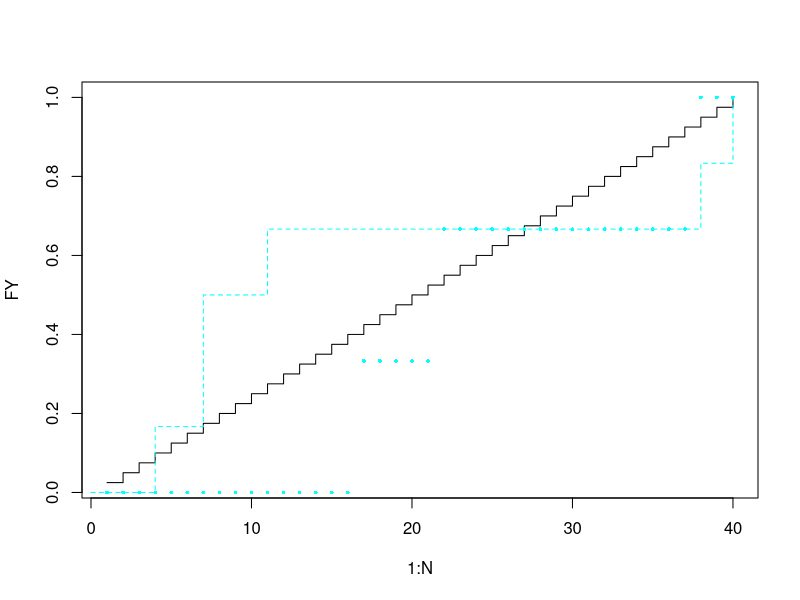
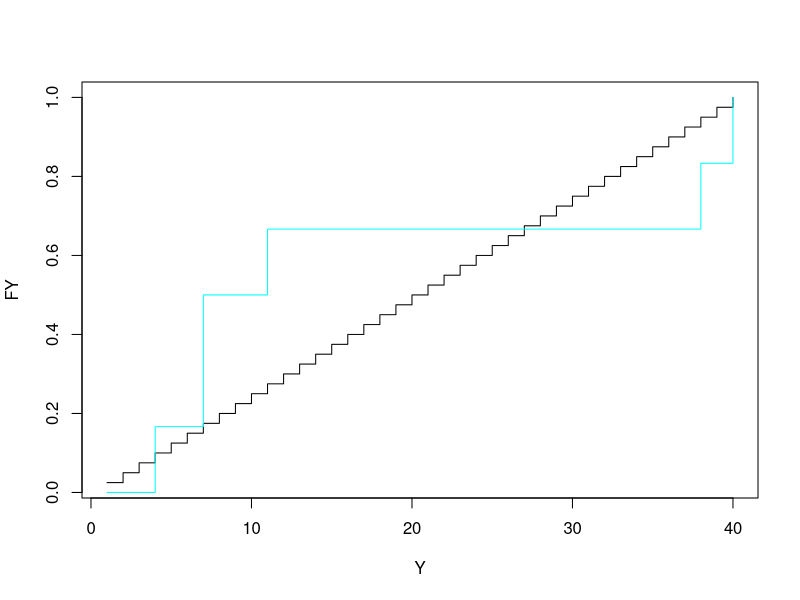
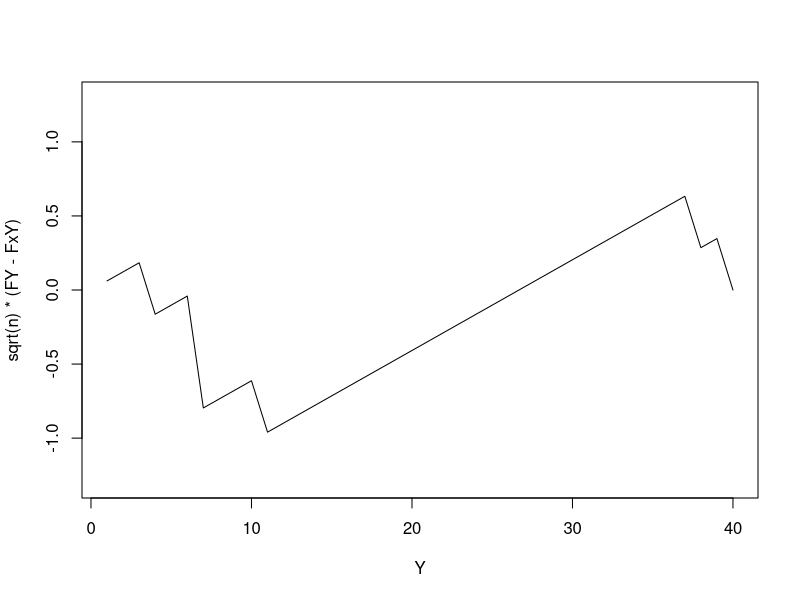
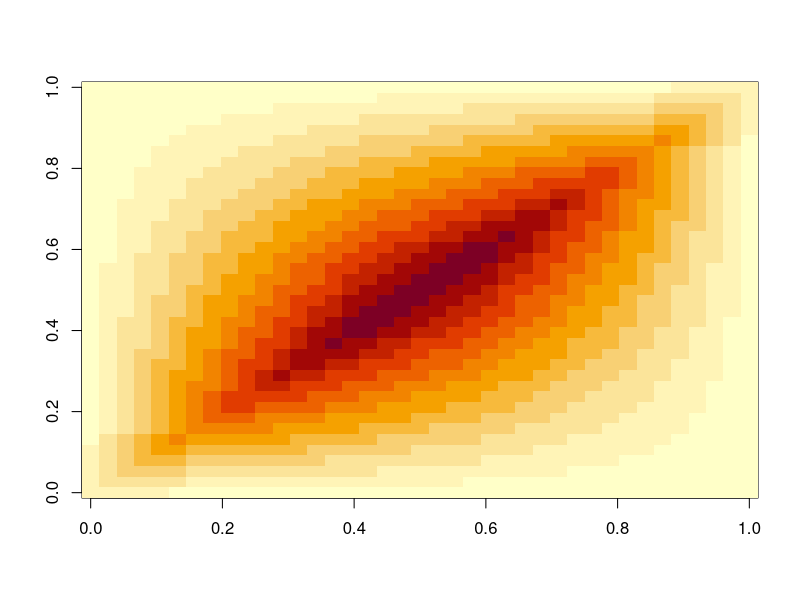

These figures' R source, in order: (Note: this script raises an error after producing the figures.)
 # use the Browninan Bridge likelihood for the empirical distribution Fn
 # to motivate a likelihood for an iid sample u_1,...,u_n

 # Donsker's Thm: sqrt(n)(Fn - F) -> GP(mean=0,Cov(s,t)) with
 # Cov(s,t) = min(s,t)-s*t.
 # This GP lives over (0,1);
 # F(Y) is cumsum(1:N)/N -- ie. mass 1/N for each pop member
 # We observe u[1],...,u[n] iid ~ F(u) =d disc(Y,prob=rep(1/N,N))
 
 # For this file, we'll only look at the locations u_1,...,u_n from
 # our iid sample from disc(Y,prob=rep(1/N,N))

 # population size
N = 40
Y = 1:N
FY = cumsum(rep(1,N))/N
plot(1:N,FY,type='s')

 # sample size n
n = 6
x = 1:n  # a crummy sample
x = round(seq(1,N,length=n))
x = sort(sample(Y,n,replace=T))
lines(c(0,x,N),c(0,(1:n)/n,1),type='s',col='cyan',lty=2)


 # source in the file unifPopDraws.R to produce some prior draws of Y
 # Here the population size is N=41; we have 10000 draws from 3 different
 # priors: u1 (neff = 41); u2 (neff=400); u3 (neff=.01)
# source('~/Dave/Research/PopInf/unifPopDraws.R')
 # population size
# N = nrow(u1)
 # number of draws from the prior
# NMC = ncol(u1)


 # make a function to evaluate F(Y) (which is determined by y and emp dist Fy)
Feval <- function(Y,y,Fy=seq(1,length=length(y))/length(y)){
  # evaluate the distribution F(.) of the population at values u
  cumprobs <- c(0,Fy)
  approx(c(-9e99,y),cumprobs,xout=Y,method="constant",rule=2,ties = list("ordered", max))$y
}

 # try it out
# evaluate the empirical Fy at all values of the pop Y
Feval(1:N,c(17,22,38))
points(1:N,Feval(1:N,c(17,22,38)),pch=16,cex=.5,col='cyan')

 # evaluate the pop Y under the true dist FY 
FY = Feval(Y,Y)
 # evaluate the pop Y under the sample emp dist Fy
FxY = Feval(Y,x)

 # plot the two distributions
plot(Y,FY,type='s')
lines(Y,FxY,type='s',col='cyan')

 # plot their difference
plot(Y,sqrt(n)*(FY-FxY),type='l',ylim=c(-1.3,1.3))

 # this thing follows a brownian bridge distribution

 # now a function to make the Brownian Bridge covariance
bbCov <- function(p){
  # make the Brownian Bridge covariance at locations given by p
  # assume p is ordered
  outer(p,p,FUN="pmin") - outer(p,p,FUN="*")
}
# look at the precision matrix. It is a random walk with the ends
# tied to 0 with variance 1.  Interior increments are N(0,1); the
# ends (1st and last elements) are also N(0,1).
solve(bbCov((1:5)/6))/6

 # try it out
bbCov(c(.1,.5,.9))
image(bbCov(FY[-N]))
range(diag(bbCov(FY[-N])))
 # build the N-1 x N-1 cov matrix
CYbb = bbCov(FY[-N])

 # use mvtnorm to evaluate the multivariate normal density
library(mvtnorm)

 # evaluate the density of FxY | FY
dmvnorm(FY[-N], FxY[-N], (1/n)*CYbb, log=TRUE)

evalLogLike <- function(y,Y){
  # evaluates the log likelihood of the sample y ~ iid(Y)
  FY = Feval(Y,Y)
  FyY = Feval(Y,y)
  # browser()
  # ynew = c(6,12,18,24,32,38)-2; y=ynew  # a very even sample
  # FyY = Feval(Y,y)
  N = length(Y); n = length(y)
  # dd = FY-FyY
  # sum((FY-FyY)^2)
   # manual sum of squares
  # sum(diff(FY-FyY)^2) + (FY[1]-FyY[1])^2 + (FY[N]-FyY[N])^2
  # sum(diff(c(0,dd,0))^2)*N*n
  CYbb = bbCov((1:(N-1))/N)
  # solve(bbCov((1:5)/6))/6
  # t(dd[-N])%*%solve(CYbb)%*%dd[-N]*n # this matches the manual version above
  # dmvnorm(dd[-N], sigma=(1/n)*CYbb, log=TRUE)
  dmvnorm(FY[-N]-FyY[-N], sigma=(1/n)*CYbb, log=TRUE)
}

for(k in seq(-5,5,by=1)){
  ll = evalLogLike(x+0,Y+k)
  print(ll)
}
## Wow!  Each population has exactly the same likelihood if the
## sample (or population) is shifted.

## This is also the case if we just look at different draws, the likelihood
## depends only on n
for(k in seq(-5,5,by=1)){
  x = sort(sample(Y,n,replace=F))
  ll = evalLogLike(x+0,Y+0)
  print(ll)
}

exit()

######---------------#####
 # suppose we observe n=3 u's:
n = 3;
uobs = c(.1,.11,.12)  # not very consistent with neff=400 ==> big likelihood
uobs = c(.25,.5,.75)  # very consistent with neff=400 ==> small likelihood
Fnuobs = (1:n)/n
 # evaluate F at the u values (we'll use F for pop=u2[,666])
Fuobs = Feval(uobs,u2[,666])
 # get the brownian bridge covariance
SigF = bbCov(Fuobs)
 # compute the likelihood of uobs|Y=u2[,666]
dmvnorm(Fnuobs, Fuobs, SigF, log=TRUE)

 # now, let's compute importance weights for all of the prior
 # draws u1, u2, or u3.  The likelihood is L(uobs|Y=y)

 # initialize weight vectors
w1 = rep(NA,NMC)
w2 = rep(NA,NMC)
w3 = rep(NA,NMC)

uobs = sort(runif(10))
uobs = seq(.1,.9,by=.1)  # very consistent with neff=400 ==> small likelihood
uobs = c(.1,.11,.12,.2,.22)
uobs = c(.25,.5,.75)  # very consistent with neff=400 ==> small likelihood
uobs = c(.1,.11,.12,.2,.22,.25)
n = length(uobs)
Fnuobs = (1:n)/n

 # loop through the NMC realizations and compute weights
for(i in 1:NMC){
  Fuobs = Feval(uobs,u1[,i])
  SigF = bbCov(Fuobs)
  w1[i] = dmvnorm(Fnuobs, Fuobs, SigF, log=TRUE) # L(uobs|Y=u1[,i])
}
# compute 20 draws from this importance distribution
isSamp1 = sample(1:NMC, size=1500, prob=exp(w1))

for(i in 1:NMC){
  Fuobs = Feval(uobs,u2[,i])
  SigF = bbCov(Fuobs)
  w2[i] = dmvnorm(Fnuobs, Fuobs, SigF, log=TRUE) # L(uobs|Y=u2[,i])
}
# compute 15 draws from this importance distribution
isSamp2 = sample(1:NMC, size=1500, prob=exp(w2))

for(i in 1:NMC){
  Fuobs = Feval(uobs,u3[,i])
  SigF = bbCov(Fuobs)
  w3[i] = dmvnorm(Fnuobs, Fuobs, SigF, log=TRUE) # L(uobs|Y=u3[,i])
}
 # compute 20 draws from this importance distribution
isSamp3 = sample(1:NMC, size=1500, prob=exp(w3))

 # have a look
 # draws from the prior
par(mfrow=c(3,3),oma=c(0,0,0,0),mar=c(4,4,1.5,1))
 # neff = N
plot(c(0,1),c(0,1),type='l',xlab='u',ylab='cum prob')
matlines(u1[,1:15],cumsum(rep(1/N,N)),type='s')
mtext('draws of y from prior',side=3,line=.3)
plot(c(0,1),c(0,1),type='l',xlab='u',ylab='cum prob')
matlines(u1[,isSamp1[1:15]],cumsum(rep(1/N,N)),type='s')
mtext('draws of y from posterior',side=3,line=.3)
points(uobs,Fnuobs,pch=16)
hist(apply(u1[,isSamp1],2,median),xlim=c(0,1),xlab='median(y)',main='neff=N')
 # neff = 400
plot(c(0,1),c(0,1),type='l',xlab='u',ylab='cum prob')
matlines(u2[,1:15],cumsum(rep(1/N,N)),type='s')
mtext('draws of y from prior',side=3,line=.3)
plot(c(0,1),c(0,1),type='l',xlab='u',ylab='cum prob')
matlines(u2[,isSamp2[1:15]],cumsum(rep(1/N,N)),type='s')
mtext('draws of y from posterior',side=3,line=.3)
points(uobs,Fnuobs,pch=16)
hist(apply(u2[,isSamp2],2,median),xlim=c(0,1),xlab='median(y)',main='neff=400')
# neff = 1
plot(c(0,1),c(0,1),type='l',xlab='u',ylab='cum prob')
matlines(u3[,1:15],cumsum(rep(1/N,N)),type='s')
mtext('draws of y from prior',side=3,line=.3)
plot(c(0,1),c(0,1),type='l',xlab='u',ylab='cum prob')
matlines(u3[,isSamp3[1:15]],cumsum(rep(1/N,N)),type='s')
mtext('draws of y from posterior',side=3,line=.3)
points(uobs,Fnuobs,pch=16)
hist(apply(u3[,isSamp3],2,median),xlim=c(0,1),xlab='median(y)',main='neff=1')
#hist(apply(u3[,],2,median),xlim=c(0,1),xlab='median(y)',main='neff=1')




